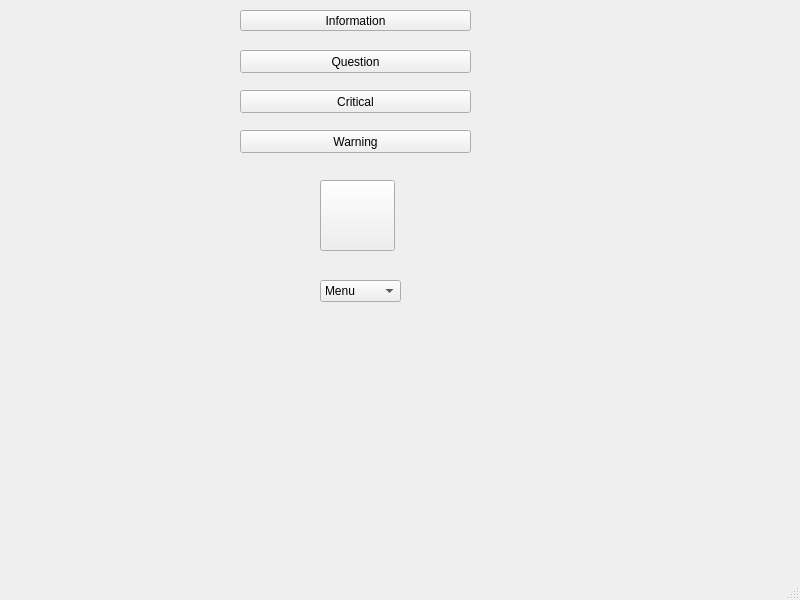
<?xml version="1.0" encoding="UTF-8"?>
<ui version="4.0">
 <class>MainWindow</class>
 <widget class="QMainWindow" name="MainWindow">
  <property name="geometry">
   <rect>
    <x>0</x>
    <y>0</y>
    <width>800</width>
    <height>600</height>
   </rect>
  </property>
  <property name="windowTitle">
   <string>MainWindow</string>
  </property>
  <widget class="QWidget" name="centralwidget">
   <widget class="QPushButton" name="pushButton">
    <property name="geometry">
     <rect>
      <x>240</x>
      <y>10</y>
      <width>231</width>
      <height>21</height>
     </rect>
    </property>
    <property name="text">
     <string>Information</string>
    </property>
   </widget>
   <widget class="QPushButton" name="pushButton_2">
    <property name="geometry">
     <rect>
      <x>240</x>
      <y>50</y>
      <width>231</width>
      <height>23</height>
     </rect>
    </property>
    <property name="text">
     <string>Question</string>
    </property>
   </widget>
   <widget class="QPushButton" name="pushButton_3">
    <property name="geometry">
     <rect>
      <x>240</x>
      <y>90</y>
      <width>231</width>
      <height>23</height>
     </rect>
    </property>
    <property name="text">
     <string>Critical</string>
    </property>
   </widget>
   <widget class="QPushButton" name="pushButton_4">
    <property name="geometry">
     <rect>
      <x>240</x>
      <y>130</y>
      <width>231</width>
      <height>23</height>
     </rect>
    </property>
    <property name="text">
     <string>Warning</string>
    </property>
   </widget>
   <widget class="QPushButton" name="pushButton_5">
    <property name="geometry">
     <rect>
      <x>320</x>
      <y>180</y>
      <width>75</width>
      <height>71</height>
     </rect>
    </property>
    <property name="text">
     <string/>
    </property>
   </widget>
   <widget class="QComboBox" name="comboBox">
    <property name="geometry">
     <rect>
      <x>320</x>
      <y>280</y>
      <width>81</width>
      <height>22</height>
     </rect>
    </property>
    <item>
     <property name="text">
      <string>Menu</string>
     </property>
    </item>
    <item>
     <property name="text">
      <string>First</string>
     </property>
    </item>
    <item>
     <property name="text">
      <string>Second</string>
     </property>
    </item>
    <item>
     <property name="text">
      <string>Third</string>
     </property>
    </item>
   </widget>
  </widget>
  <widget class="QMenuBar" name="menubar">
   <property name="geometry">
    <rect>
     <x>0</x>
     <y>0</y>
     <width>800</width>
     <height>21</height>
    </rect>
   </property>
  </widget>
  <widget class="QStatusBar" name="statusbar"/>
 </widget>
 <resources/>
 <connections/>
</ui>
